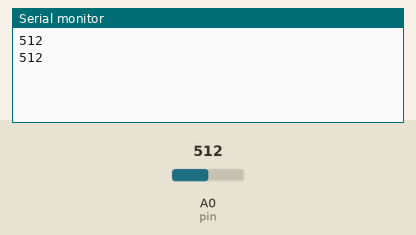
A sketch run on a simulated Arduino Uno, built with avr-gcc and run on an emulated ATmega328P. On the bench: the last lines printed to the serial monitor. Inputs (shaded band) come from the test bench; at power-on: A0 (pin) = 512.

Above: at 1.8 s.
1.9 s: A0 (pin) set to 716
At 3.0 s:
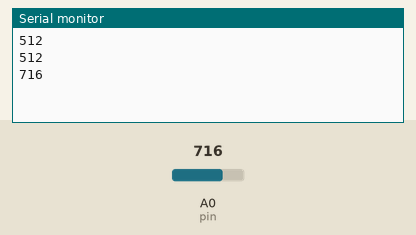
3.4 s: A0 (pin) set to 900
At 4.8 s:
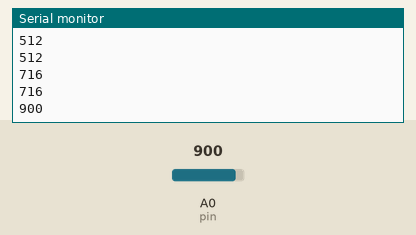
Timing chart, 0 to 6.4 s (numbered marks = the images above; inputs shaded):
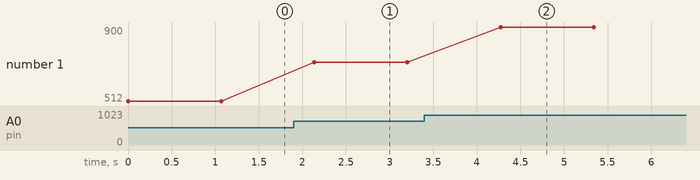

The sketch:

KhiGas.ino
```cpp
#include <IRremote.h>
IRsend irsend;

int pin = 0;

void setup()
{
  Serial.begin(9600);
}

void loop()
{
  int value = analogRead(pin);
  Serial.println(value);

  if(value < 200){
    irsend.sendSony(0x10, 12);// gửi tín hiệu HEX 0x10, 12 bits
  }
  else{
    irsend.sendSony(0x11, 12);// gửi tín hiệu HEX 0x11, 12 bits
  }

  delay(1000);
}


/*
Cách lắp:
- Cảm biến khí gas:
    + 1 chân nối A0
    + 2 chân còn lại nối 5V và GND

- IR:
    + (-): GND
    + pin giữa: 5V
    + pin còn lại: pin D3
*/
```

Measured:
- after the input at 1.9 s, the serial monitor: prints a new line after 0.24 s (image 1)
- after the input at 3.4 s, the serial monitor: prints a new line after 0.87 s (image 2)
- plotted number 1: 512 → 716 after the input at 1.9 s, 716 → 900 after the input at 3.4 s
